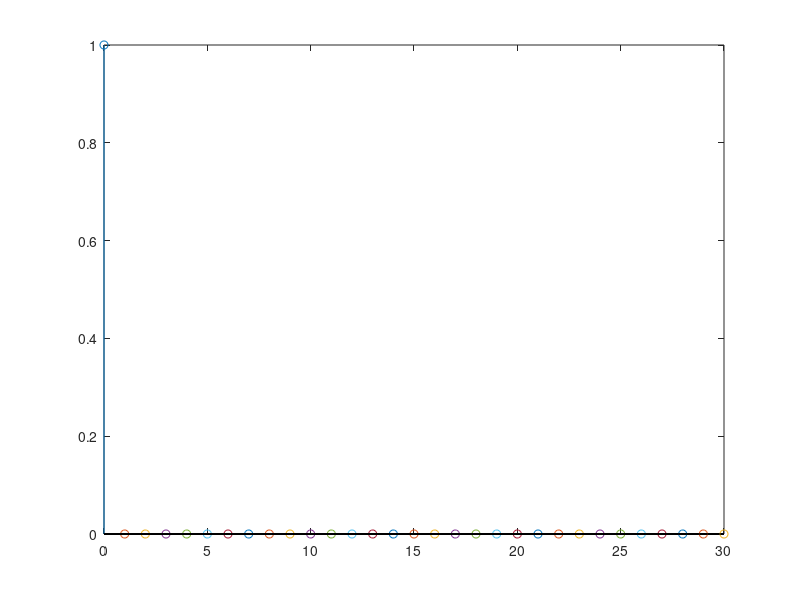

This figure's MATLAB source:
nzc = 139;
root = 25;
n = 0:nzc-1;
xun = exp(-j*pi*root*n.*(n+1)/nzc);
%shift = 30;
grid('on');
for shift = 0:30
    m = 0: nzc -1;
    xum = zeros(1,length(m));
    xum(find((m >= 0) & (m<= nzc-shift-1))) = xun(shift+1:nzc);
    xum(find((m >= nzc-shift) & (m < nzc))) = xun(1:shift);

    %stem(m,abs(xum));
    %hold on;
    %stem(n,abs(xun));
    xun_ = conj(xun);
    y = 1/nzc .* sum(xum .* xun_);
    stem(shift,abs(y));
    hold on
end    
